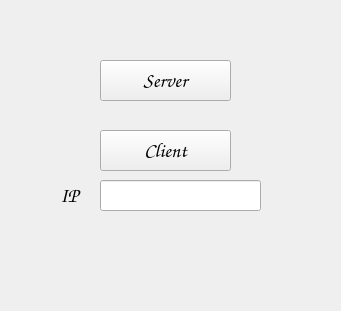
<?xml version="1.0" encoding="UTF-8"?>
<ui version="4.0">
 <class>Form</class>
 <widget class="QWidget" name="Form">
  <property name="geometry">
   <rect>
    <x>0</x>
    <y>0</y>
    <width>341</width>
    <height>311</height>
   </rect>
  </property>
  <property name="windowTitle">
   <string>Form</string>
  </property>
  <widget class="QPushButton" name="pushButton">
   <property name="geometry">
    <rect>
     <x>100</x>
     <y>60</y>
     <width>131</width>
     <height>41</height>
    </rect>
   </property>
   <property name="font">
    <font>
     <family>Comic Sans MS</family>
     <pointsize>15</pointsize>
    </font>
   </property>
   <property name="text">
    <string>Server</string>
   </property>
  </widget>
  <widget class="QPushButton" name="pushButton_2">
   <property name="geometry">
    <rect>
     <x>100</x>
     <y>130</y>
     <width>131</width>
     <height>41</height>
    </rect>
   </property>
   <property name="font">
    <font>
     <family>Comic Sans MS</family>
     <pointsize>15</pointsize>
    </font>
   </property>
   <property name="text">
    <string>Client</string>
   </property>
  </widget>
  <widget class="QLineEdit" name="lineEdit">
   <property name="geometry">
    <rect>
     <x>100</x>
     <y>180</y>
     <width>161</width>
     <height>31</height>
    </rect>
   </property>
  </widget>
  <widget class="QLabel" name="label">
   <property name="geometry">
    <rect>
     <x>60</x>
     <y>180</y>
     <width>31</width>
     <height>31</height>
    </rect>
   </property>
   <property name="font">
    <font>
     <family>Comic Sans MS</family>
     <pointsize>15</pointsize>
    </font>
   </property>
   <property name="text">
    <string>IP</string>
   </property>
  </widget>
 </widget>
 <resources/>
 <connections/>
</ui>
